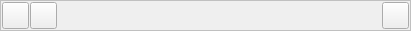
  <widget class="QFrame" name="frame_trackLine">
   <property name="geometry">
    <rect>
     <x>10</x>
     <y>430</y>
     <width>411</width>
     <height>31</height>
    </rect>
   </property>
   <property name="styleSheet">
    <string notr="true">QFrame { 
border: 1px solid #C0C0C0;
}</string>
   </property>
   <property name="frameShape">
    <enum>QFrame::StyledPanel</enum>
   </property>
   <property name="frameShadow">
    <enum>QFrame::Raised</enum>
   </property>
   <widget class="QPushButton" name="pushButton_TrackLine_Yax">
    <property name="geometry">
     <rect>
      <x>382</x>
      <y>2</y>
      <width>27</width>
      <height>27</height>
     </rect>
    </property>
    <property name="font">
     <font>
      <pointsize>14</pointsize>
      <bold>true</bold>
     </font>
    </property>
    <property name="toolTip">
     <string>tính hệ số góc y=ax</string>
    </property>
    <property name="text">
     <string/>
    </property>
    <property name="icon">
     <iconset resource="../image.qrc">
      <normaloff>:/image/MFS0103_Track_yax.jpg</normaloff>:/image/MFS0103_Track_yax.jpg</iconset>
    </property>
    <property name="iconSize">
     <size>
      <width>25</width>
      <height>25</height>
     </size>
    </property>
   </widget>
   <widget class="QPushButton" name="pushButton_TrackLine_Default">
    <property name="geometry">
     <rect>
      <x>2</x>
      <y>2</y>
      <width>27</width>
      <height>27</height>
     </rect>
    </property>
    <property name="font">
     <font>
      <pointsize>14</pointsize>
      <bold>true</bold>
     </font>
    </property>
    <property name="toolTip">
     <string>trục tọa độ ảo</string>
    </property>
    <property name="text">
     <string/>
    </property>
    <property name="icon">
     <iconset resource="../image.qrc">
      <normaloff>:/image/MFS0103_Track_D.jpg</normaloff>:/image/MFS0103_Track_D.jpg</iconset>
    </property>
    <property name="iconSize">
     <size>
      <width>25</width>
      <height>25</height>
     </size>
    </property>
   </widget>
   <widget class="QPushButton" name="pushButton_TrackLine_Tooltip">
    <property name="geometry">
     <rect>
      <x>30</x>
      <y>2</y>
      <width>27</width>
      <height>27</height>
     </rect>
    </property>
    <property name="font">
     <font>
      <pointsize>14</pointsize>
      <bold>true</bold>
     </font>
    </property>
    <property name="toolTip">
     <string>bắt điểm</string>
    </property>
    <property name="text">
     <string/>
    </property>
    <property name="icon">
     <iconset resource="../image.qrc">
      <normaloff>:/image/MFS0103_Track_T.jpg</normaloff>:/image/MFS0103_Track_T.jpg</iconset>
    </property>
    <property name="iconSize">
     <size>
      <width>25</width>
      <height>25</height>
     </size>
    </property>
   </widget>
  </widget>
